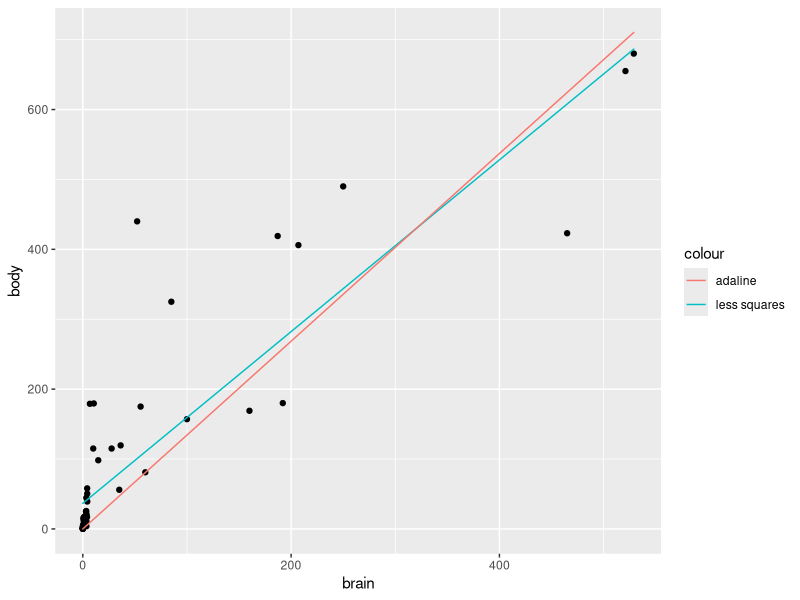
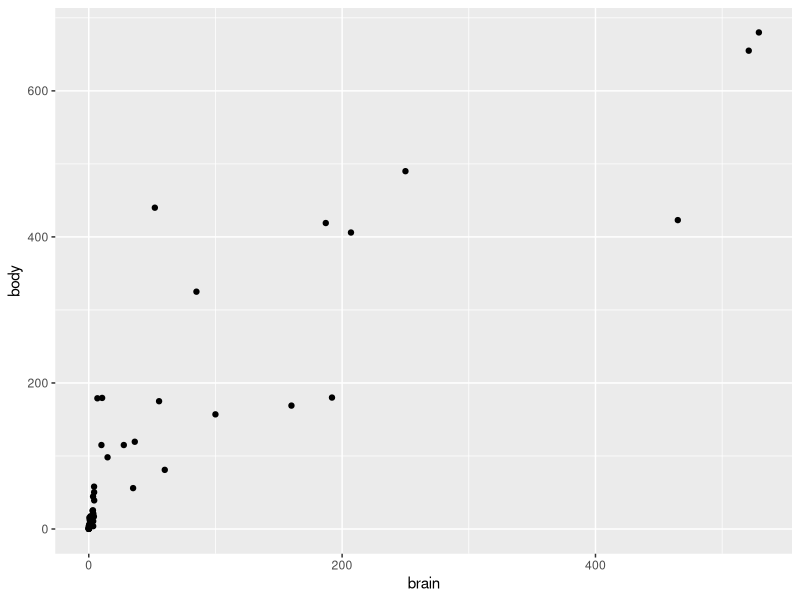
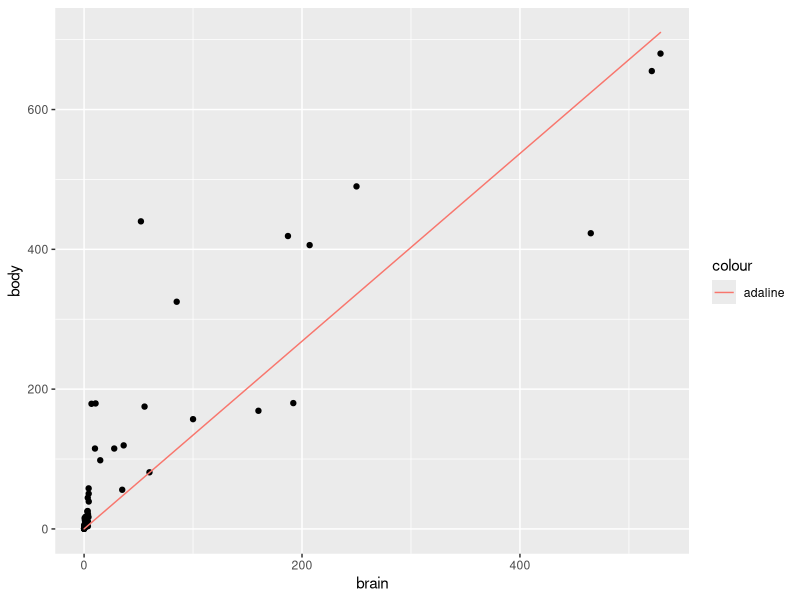
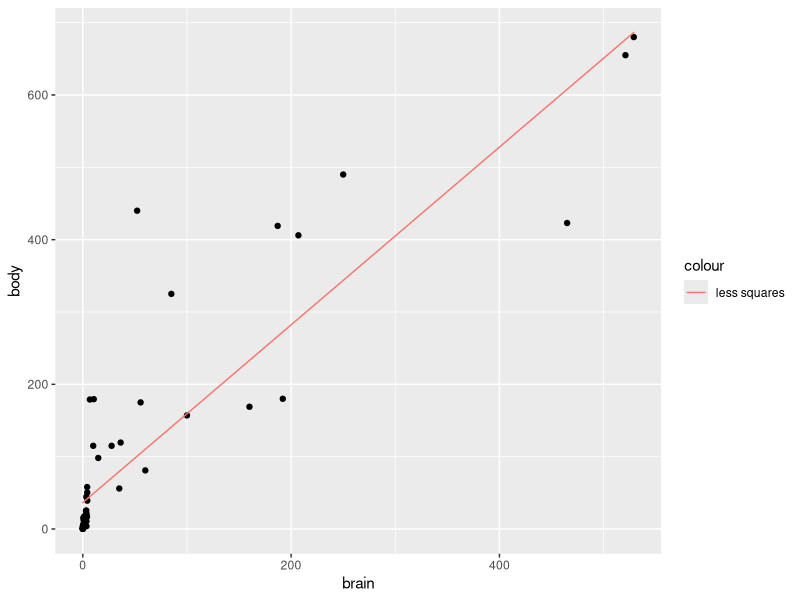

Source code (R) for these figures, in order:
#install.packages("ggplot2")
library("ggplot2")

input <- read.csv("brain-body.csv",header = T)
wholeDataset <- qplot(brain, body, data=input, geom=c("point"))

x <- input$brain
y <- input$body
n <- length(x)

###ls###
z <- n * sum(x^2) - sum(x)^2
b <- (sum(y)*sum(x^2) - sum(y*x)*sum(x))/z
a <- (n * sum(x*y) - sum(y)*sum(x))/z

yrLs <- a*x+b

sigmaY <- sum(yrLs - y)^2/(n-2)
sigmaA <- (sigmaY*sum(x^2))/z
sigmaB <- sigmaY*n/z

withLs <- wholeDataset + 
  geom_path(aes(x, y, colour="less squares"), data = data.frame(x=x, y=yrLs))

###adaline###
adaline <- function(x, w) x*w

train <- function(epoch, x, y, w, q){
  for(e in (1:epoch)) {
    for(i in (1: n)){
      yr[i] <<- adaline(x[i], w)
      dw <- q * x[i] * (y[i] - yr[i])
      w <- w + dw
    }
  }
  return(w)
}

w0 <- runif(1, 0.0, 1.0)
epoch <- 1000
q <- 0.00000005
yr <- 0

w <- train(epoch, x, y, w0, q)
yr <- sapply(x, function(xi) adaline(xi, w))
yr

withAdaline <- wholeDataset + 
  geom_path(aes(x, y, colour="adaline"), data=data.frame(x=x, y=yr))

all <- withLs + geom_path(aes(x, y, colour="adaline"), data=data.frame(x=x, y=yr))
